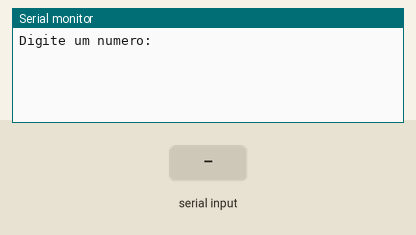
A sketch run on a simulated Arduino Uno, built with avr-gcc and run on an emulated ATmega328P. On the bench: the last lines printed to the serial monitor. Inputs (shaded band) come from the test bench.

Above: at 1.2 s.
1.3 s: "90,45\n" received over Serial
At 1.8 s:
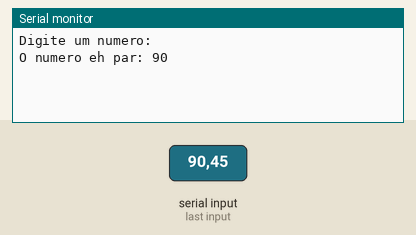
At 7.5 s:
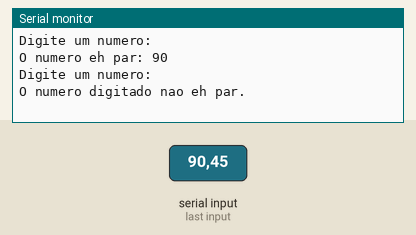

The sketch:

if_13.ino
```cpp
// Variável
int numero = 0;

void setup()
{
  Serial.begin(9600);
}

void loop()
{
  Serial.println("Digite um numero:");
  while (!Serial.available()) {}
  numero = Serial.parseInt();
  Serial.read(); // limpa o buffer

  if (numero % 2 == 0) {
    Serial.print("O numero eh par: ");
    Serial.println(numero);
  } else {
    Serial.println("O numero digitado nao eh par.");
  }

  delay(5000);
}
```

Measured:
- after the input at 1.3 s, the serial monitor: prints a new line at once (image 1)
